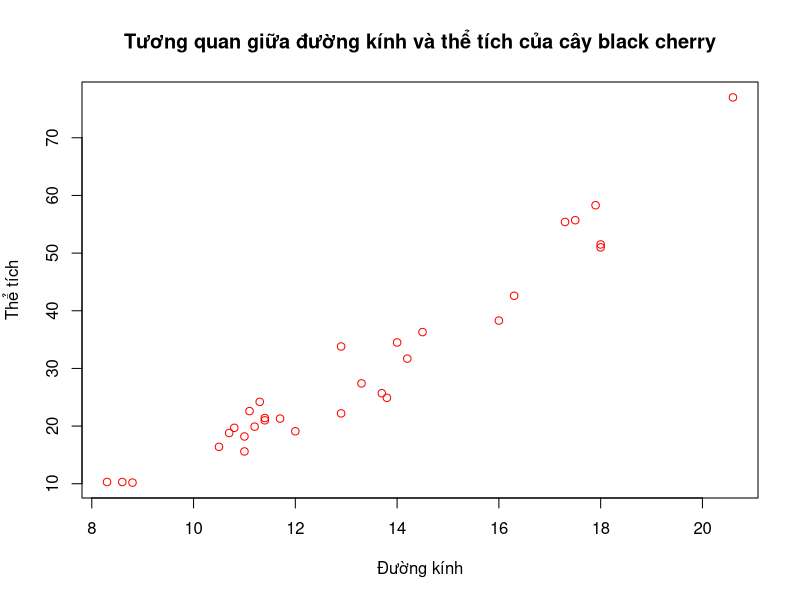
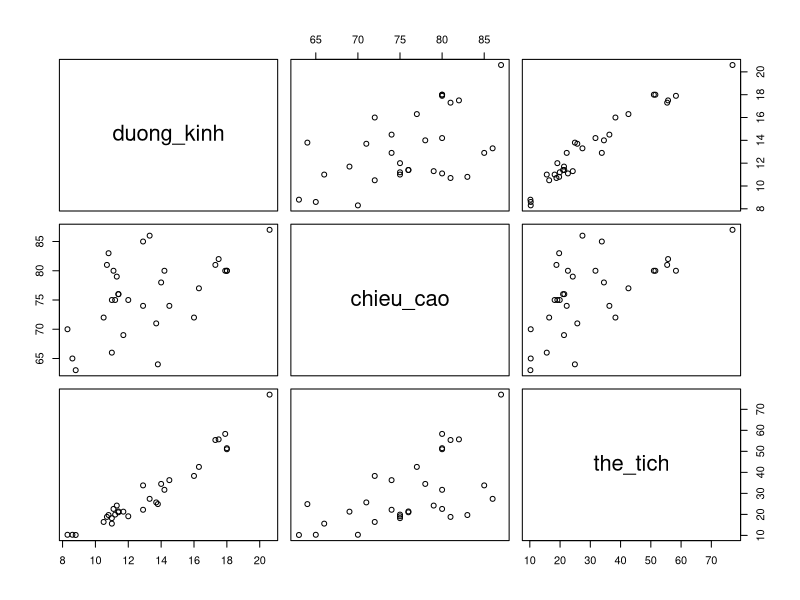
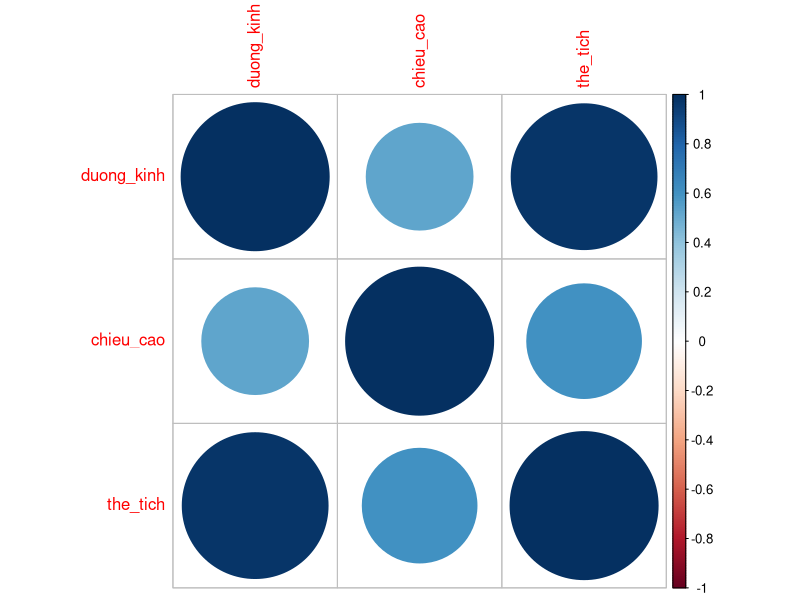
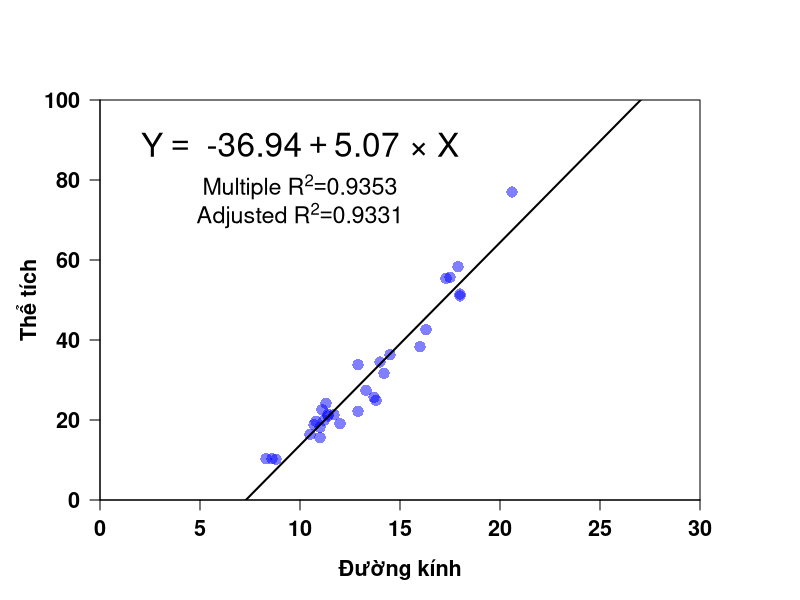
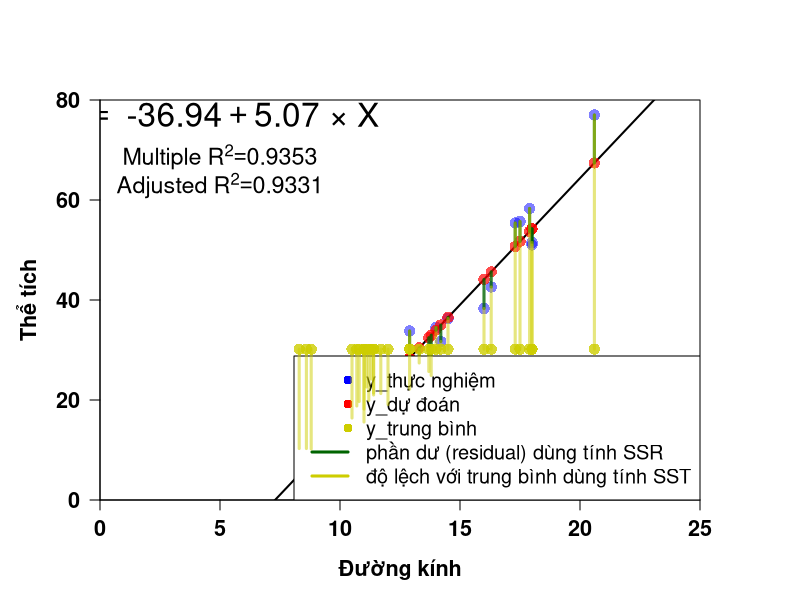
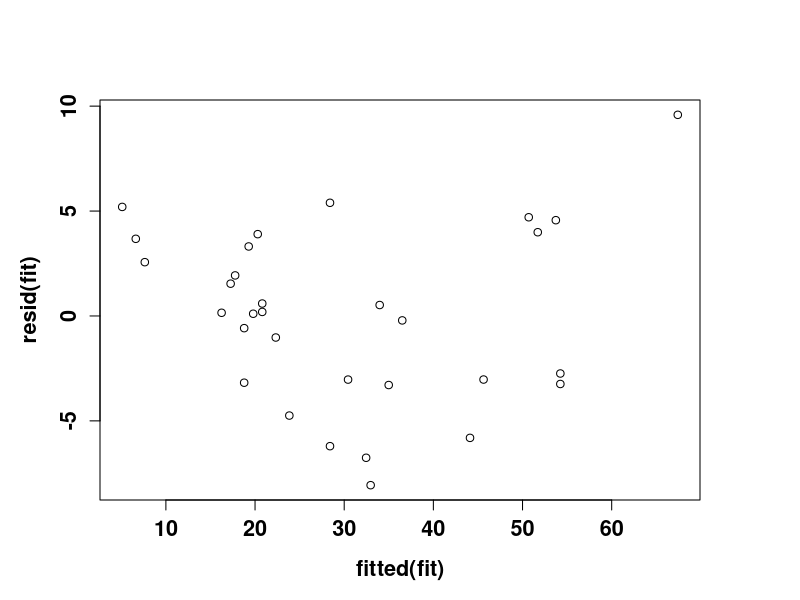

Recreate these plots in R, in order.
## ---- chunk 1
knitr::opts_chunk$set(error = FALSE,        # suppress errors
                      message = FALSE,     # suppress messages
                      warning = FALSE,     # suppress warnings
                      fig.width = 8,
                      fig.height = 8,
                      # results = 'hide',  # suppress code output
                      echo = TRUE,         # suppress code
                      # fig.show = 'hide', # suppress plots
                      cache = FALSE         # enable caching
                      )        
# library(ggfortify)
# autoplot(lm(cars$dist ~ cars$speed))

file <- list.files(pattern="*.qmd")
newfile <- gsub("\\.qmd", ".txt", file)
file.copy(from = file, to = newfile, overwrite = TRUE)

# df <- read.csv("df.csv")
# write.table(x = df, file = "df.tsv", row.names = FALSE, sep = "\t\t", quote = FALSE)
# file_a <- list.files(pattern="*.tsv")
# newfile_a <- gsub("\\.tsv", ".txt", file_a)
# file.copy(from = file_a, to = newfile_a, overwrite = TRUE)

zip(zipfile = "quarto-regression-model", 
    files = c("quarto-regression-model.qmd", 
              "style.scss", "reborn_1.bib", "logor.png",
              "quarto-regression-model.Rproj", 
              "_extensions/")
    )
## ---- chunk 2
trees -> df

names(df) <- c("duong_kinh", "chieu_cao", "the_tich")

df

dim(df)
summary(df)
str(df)
## ---- chunk 3
cor(x = df$duong_kinh,
    y = df$the_tich,
    method = "pearson")
## ---- chunk 4
plot(x = df$duong_kinh,
     y = df$the_tich,
     col = "red",
     pch = 1,
     xlab = "Đường kính",
     ylab = "Thể tích",
     main = "Tương quan giữa đường kính và thể tích của cây black cherry")
## ---- chunk 5
pairs(df)
## ---- chunk 6
library(corrplot)

res <- cor(df, method = "pearson",
           use = "complete.obs")

round(res, 2) -> res

corrplot(res)
## ---- chunk 7
fit <- lm(formula = the_tich ~ duong_kinh,
          data = df)

summary(fit)
## ---- chunk 8
par(pty = "m")

par(mar = c(5, 5, 5, 5))
par(font.axis = 2)
par(font.lab = 2)
par(cex.axis = 1.3)
par(cex.lab = 1.3)

plot(x = df$duong_kinh,
     y = df$the_tich,
     col = adjustcolor("blue", alpha.f = 0.5),
     pch = 16,
     cex = 1.5,
     xlab = "Đường kính",
     ylab = "Thể tích",
     xlim = c(0, 30),
     ylim = c(0, 100),
     xaxs = "i",
     yaxs = "i",
     las = 1)

abline(fit, 
       col = "black",
       lty = 1,
       lwd = 2)

coef(fit)[1] -> b_0
round(b_0, 2) -> b_0

coef(fit)[2] -> b_1
round(b_1, 2) -> b_1

# Tách hệ số multiple R-squared
round(unclass(summary(fit))$r.squared, 4) -> r_squared 
round(unclass(summary(fit))$adj.r.squared, 4) -> r_adj 

text(x = 10, 
     y = 80,
     labels = bquote(
       atop(
         Y == ~ .(b_0) + .(b_1) ~ "\u00D7" ~ X,
         atop(
         Multiple~R^2 == .(r_squared),
         Adjusted~R^2 == .(r_adj) 
             )
       )
                    ),
     cex = 2)
## ---- chunk 9
# covariance
cov(x = df$duong_kinh,
    y = df$the_tich,
    use = "everything")
# standard deviation of x
sd(df$duong_kinh)
# standard deviation of x
sd(df$the_tich)

# Pearson correlation coefficient
r_p <- cov(x = df$duong_kinh, y = df$the_tich, use = "everything") /
  (sd(df$duong_kinh) * sd(df$the_tich))

r_p

# Tính theo function
cor(x = df$duong_kinh,
    y = df$the_tich,
    method = "pearson")
## ---- chunk 10
# Multiple R^2
r_p^2
## ---- chunk 11
# Tính y_dudoan từ phương trình
df$the_tich_dudoan <- coef(fit)[1] + coef(fit)[2]*df$duong_kinh 

fit$fitted.values -> dudoan_fit

predict(object = fit,
        newdata = df[, "duong_kinh", drop = FALSE]) -> dudoan_predict

# https://stackoverflow.com/questions/60357840/why-is-there-a-difference-in-linear-regression-fitted-values-and-predicted-value

names(dudoan_fit) <- NULL
names(dudoan_predict) <- NULL

identical(dudoan_fit, dudoan_predict)

all.equal(dudoan_fit, dudoan_predict)

identical(df$the_tich_dudoan, dudoan_predict)

df
## ---- chunk 12
par(pty = "m")

par(mar = c(5, 5, 5, 5))
par(font.axis = 2)
par(font.lab = 2)
par(cex.axis = 1.3)
par(cex.lab = 1.3)

plot(x = df$duong_kinh,
     y = df$the_tich,
     col = adjustcolor("blue", alpha.f = 0.5),
     pch = 16,
     cex = 1.5,
     xlab = "Đường kính",
     ylab = "Thể tích",
     xlim = c(0, 25),
     ylim = c(0, 80),
     xaxs = "i",
     yaxs = "i",
     las = 1)

abline(fit, 
       col = "black",
       lty = 1,
       lwd = 2)

coef(fit)[1] -> b_0
round(b_0, 2) -> b_0

coef(fit)[2] -> b_1
round(b_1, 2) -> b_1

# Tách hệ số multiple R-squared
round(unclass(summary(fit))$r.squared, 4) -> r_squared 
round(unclass(summary(fit))$adj.r.squared, 4) -> r_adj 

text(x = 5, 
     y = 70,
     labels = bquote(
       atop(
         Y == ~ .(b_0) + .(b_1) ~ "\u00D7" ~ X,
         atop(
         Multiple~R^2 == .(r_squared),
         Adjusted~R^2 == .(r_adj) 
             )
       )
                    ),
     cex = 2)

points(x = df$duong_kinh,
       y = df$the_tich_dudoan,
       col = adjustcolor("red", alpha.f = 0.7),
       pch = 16,
       cex = 1.5)

segments(x0 = df$duong_kinh,
         y0 = df$the_tich,
         x1 = df$duong_kinh,
         y1 = df$the_tich_dudoan,
         col = adjustcolor("darkgreen", alpha.f = 0.8),
         cex = 1,
         lwd = 3)

legend(x = "bottomright",
       y = NULL,
       legend = c("y_thực nghiệm", 
                  "y_dự đoán", 
                  "y_trung bình",
                  "phần dư (residual) dùng tính SSR", 
                  "độ lệch với trung bình dùng tính SST"),
       col = c("blue", "red", "yellow3", "darkgreen", "yellow3"),
       pch = c(16, 16, 16, NA, NA),
       lty = c(NA, NA, NA, 1, 1),
       lwd = 3,
       cex = 1.2,
       merge = FALSE)

points(x = df$duong_kinh,
       y = rep(mean(df$the_tich), dim(df)[1]),
       col = adjustcolor("yellow3", alpha.f = 0.8),
       pch = 16,
       cex = 1.5)

segments(x0 = df$duong_kinh,
         y0 = df$the_tich,
         x1 = df$duong_kinh,
         y1 = rep(mean(df$the_tich), dim(df)[1]),
         col = adjustcolor("yellow3", alpha.f = 0.5),
         cex = 1,
         lwd = 3)

## ---- chunk 13
# sum squared regression
ssr <- sum((df$the_tich - df$the_tich_dudoan)^2)

# total sum of squares
sst <- sum((df$the_tich - mean(df$the_tich))^2)
## ---- chunk 14
1 - ssr/sst
## ---- chunk 15
identical(r_p^2, 1 - ssr/sst)
all.equal(r_p^2, 1 - ssr/sst)
# chênh lệch này do decimal tính toán của máy tính
r_p^2 - (1 - ssr/sst)
## ---- chunk 16
# Adjusted R^2
1 - ((1 - r_p^2) * (dim(df)[1] - 1)) / (dim(df)[1] - 1 - 1)
## ---- chunk 17
b_1a <- r_p * (sd(df$the_tich) / sd(df$duong_kinh))
b_1a
## ---- chunk 18
b_1b <- (dim(df)[1] * sum(df$duong_kinh*df$the_tich) - sum(df$duong_kinh) * sum(df$the_tich)) /
  (dim(df)[1] * sum(df$duong_kinh^2) - sum(df$duong_kinh)^2)
b_1b
## ---- chunk 19
coef(fit)[2] -> b_1
b_1
## ---- chunk 20
b_0a <- mean(df$the_tich) - (b_1a * mean(df$duong_kinh))
b_0a
## ---- chunk 21
b_0b <- ((sum(df$the_tich) * sum(df$duong_kinh^2)) - (sum(df$duong_kinh) * sum(df$duong_kinh * df$the_tich))) /
  (dim(df)[1] * sum(df$duong_kinh^2) - sum(df$duong_kinh)^2)
b_0b
## ---- chunk 22
coef(fit)[1] -> b_0
b_0
## ---- chunk 23
df$residuals <- df$the_tich - df$the_tich_dudoan
df

df$residuals

unclass(summary(fit))$residuals
## ---- chunk 24
var_error <- sum(df$residuals^2) / (dim(df)[1] - 2) # 2 ở đây là hai biến x và y
var_error
## ---- chunk 25
sd_error <- sqrt(var_error)
sd_error
## ---- chunk 26
sd_error_ok <- sd(df$the_tich) * sqrt(1 - r_p^2) * sqrt((dim(df)[1] - 1) / (dim(df)[1] - 2))
sd_error_ok
## ---- chunk 27
# Residual standard error: 4.252 on 29 degrees of freedom
unclass(summary(fit))$sigma
## ---- chunk 28
plot(fitted(fit), resid(fit))
